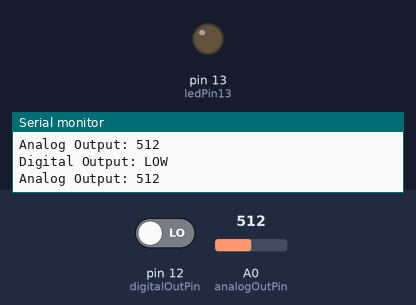
Recording of a sketch running on a simulated Arduino Uno, built with avr-gcc and run on an emulated ATmega328P. Shown: output pins drawn as LEDs (lit = HIGH), the last lines printed to the serial monitor. Inputs (shaded band) come from the test bench; at power-on: pin 12 (digitalOutPin) LOW, A0 (analogOutPin) = 512.

Above: at 5.8 s.
5.9 s: pin 12 (digitalOutPin) driven HIGH
At 11.0 s:
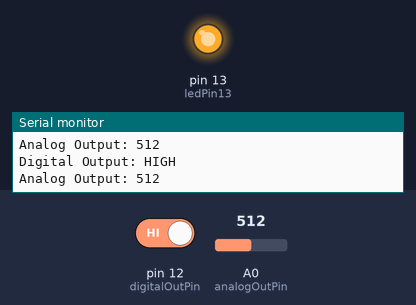
11.9 s: pin 12 (digitalOutPin) driven LOW
At 16.0 s:
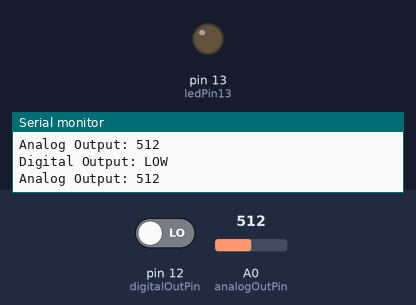
Timing chart, 0 to 17.5 s (numbered marks = the images above; inputs shaded):
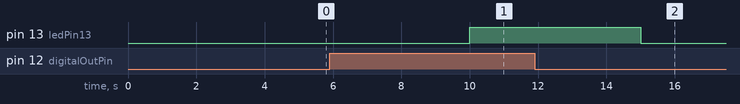

The sketch:

light_sensor.ino
```cpp
// Pin definitions
const int digitalOutPin = 12;  // Digital Output pin from the sensor
const int analogOutPin = A0;   // Analog Output pin from the sensor (changed to A1)

// Initialize an LED pin if you want to use pin 13 for an indicator
const int ledPin13 = 13;       // Digital pin 13 for LED indicator

void setup() {
  // Initialize serial communication
  Serial.begin(9600);

  // Set the digital output pin and LED pin as INPUT and OUTPUT respectively
  pinMode(digitalOutPin, INPUT);
  pinMode(ledPin13, OUTPUT);
}

void loop() {
  // Read the digital output
  int digitalState = digitalRead(digitalOutPin);

  // Read the analog output from the specified analog pin
  int analogValue = analogRead(analogOutPin);

  // Print values to the Serial Monitor
  Serial.print("Digital Output: ");
  Serial.println(digitalState == HIGH ? "HIGH" : "LOW");
  Serial.print("Analog Output: ");
  Serial.println(analogValue);

  // Control the LED on pin 13 based on the light level
  if (digitalState == HIGH) {
    // Light level is above the threshold
    digitalWrite(ledPin13, HIGH); // Turn on the LED
  } else {
    // Light level is below the threshold
    digitalWrite(ledPin13, LOW); // Turn off the LED
  }

  // Small delay for stability
  delay(5000);
}
```

Measured:
- after the input at 5.9 s, pin 13 (ledPin13): LOW → HIGH after 4.1 s
- after the input at 11.9 s, pin 13 (ledPin13): HIGH → LOW after 3.1 s
